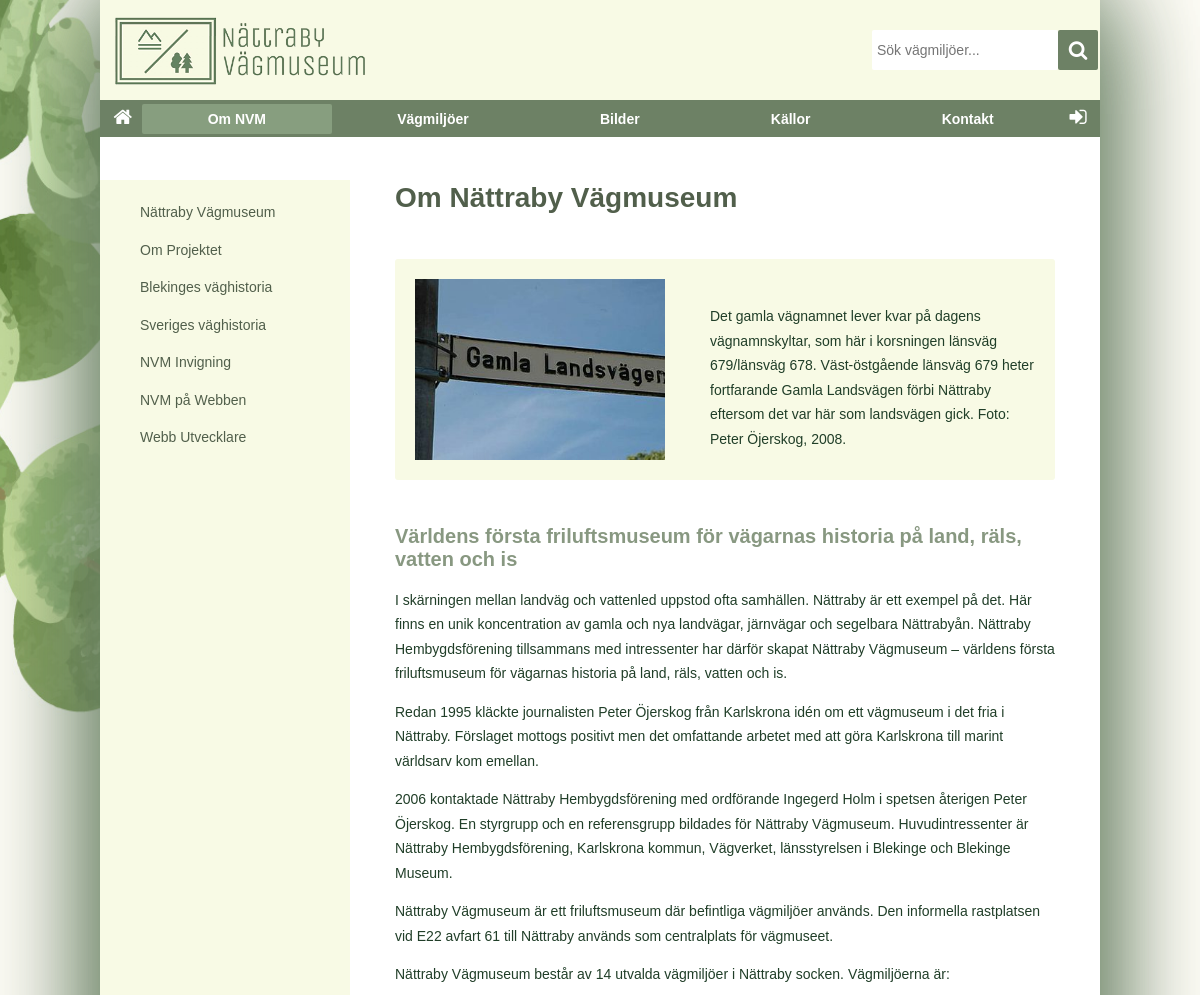
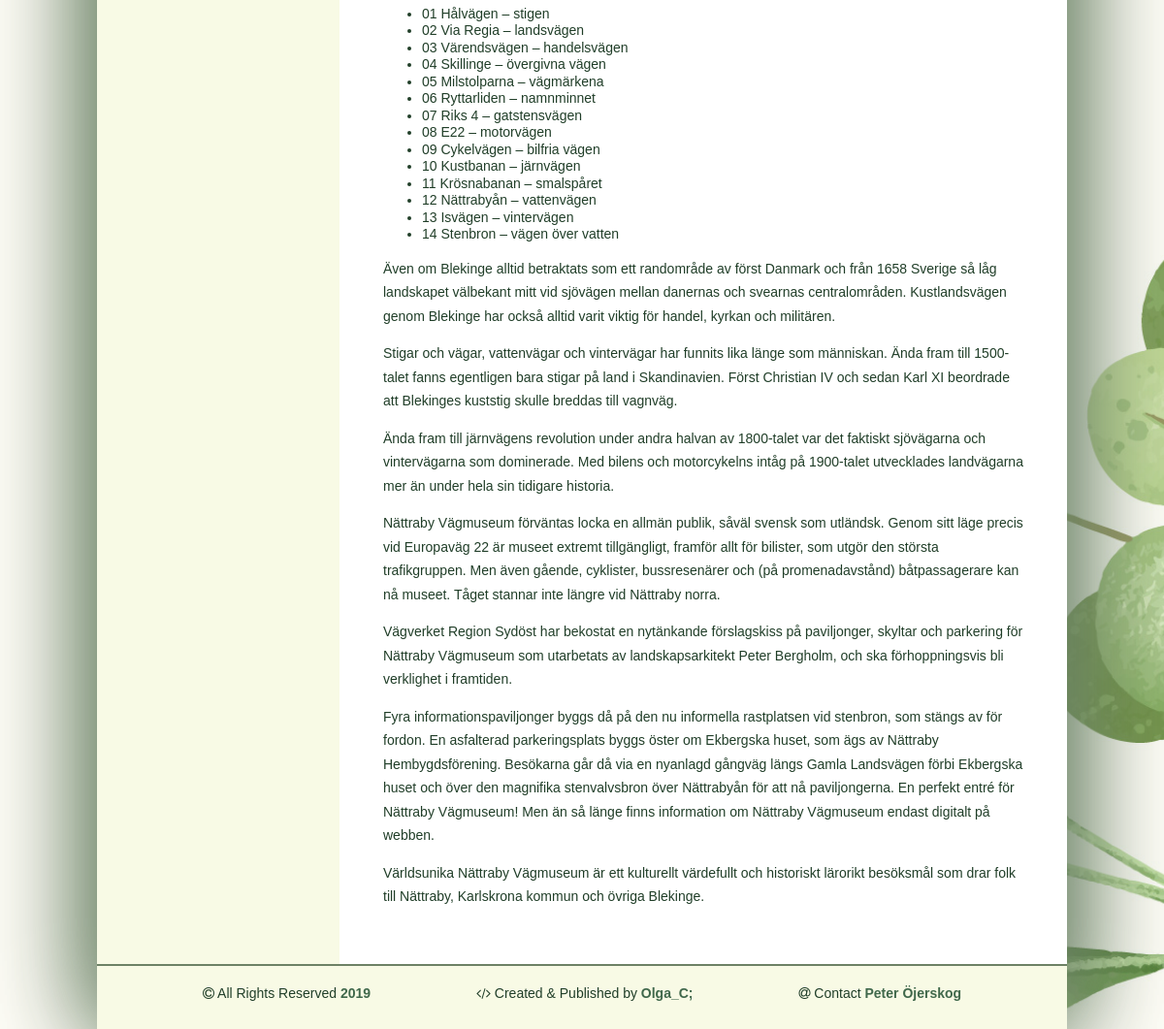
Page /about.php on the committed database (2 pictures, top to bottom).
### tables this page shows
CREATE TABLE article
(
    id INTEGER PRIMARY KEY NOT NULL,
    name TEXT UNIQUE NOT NULL,
    title TEXT NOT NULL,
    data TEXT NOT NULL,
    author TEXT NOT NULL,
    gps TEXT,
    mapImage TEXT,
    image1 TEXT,
    image1Alt TEXT,
    image1Text, TEXT,
    image2 TEXT,
    image2Alt TEXT,
    image2Text TEXT
);

### about.php (called while the page is built, shortened)
<?php
require __DIR__ . "/incl/header.php";
require __DIR__ . "/view/multipage.php";
require __DIR__ . "/incl/footer.php";

### src/functions.php (the view, shortened to what this page needs)
<?php
function getFirstImage($db, $table, $name)
{
    $sql = "SELECT image1, image1alt, image1text FROM $table WHERE name = ?";
    $stmt = $db->prepare($sql);
    $stmt->execute([$name]);
    $res = $stmt->fetch();
    return $res;
}
function getArticle($db, $table, $name)
{
    $sql = "SELECT title, data FROM $table WHERE name = ?";
    $stmt = $db->prepare($sql);
    $stmt->execute([$name]);
    $res = $stmt->fetchAll();
    return $res;
}
function renderImage($img, $imgIndex)
{
    $src = $img['image' . $imgIndex];
    $alt = $img['image' . $imgIndex . 'Alt'];
    $txt = $img['image' . $imgIndex . 'Text'];
    $html = '
        <div class="flex">
            <p class="img-wrap">
                <img src="img/250/' . $src .'" alt="' . $alt . '"/>
            </p>
            <p>' . $txt . ' </p>
        </div>
    ';
    echo <<<EOD
$html
EOD;
}

### about/index.php
<?php
$name = "nattraby-vagmuseum";
$article = getArticle($dbObj, "article", $name);
$img = getFirstImage($dbObj, "article", $name);
echo '<h1>' . $article[0]['title'] . '</h1>';
if (!is_null($img['image1'])) {
    renderImage($img, 1);
}
echo $article[0]['data'];

### css/style.css (style rules this page uses)
html { overflow-y: scroll; height: 100%; }
body { margin: 0; height: 100%; color: rgb(32, 62, 40); font-family: Verdana, Geneva, Tahoma, sans-serif; font-size: 14px; }
p { line-height: 1.75em; margin: 1em 0; }
li { line-height: 1.25em; }
h1 { font-size: 28px; font-weight: bold; color: #515f4b; margin: 1.2em 0; }
.multi h1 { margin: 0 0 1.2em; }
h2 { color: #6d8165d0; font-size: 20px; font-weight: bold; }
main img { display: block; }
main p.img-wrap { margin: 10px auto; }
div.flex { display: flex; margin: 45px 0; padding: 10px 20px; background-color: #f8fae5; border-radius: 3px; }
.flex .img-wrap img { width: 250px; }
.flex p:not(.img-wrap) { margin: 35px 0 0 45px; }

### rows in the picture
article: title "Om Nättraby Vägmuseum", image1 (picture), image1Text "Det gamla vägnamnet lever kvar på dagens vägnamnskyltar, som här i korsningen länsväg 679/länsväg 678. Väst-östgående länsväg 679 heter fortfarande Gamla Landsvägen förbi Nättraby eftersom det var här som landsvägen gick. Foto: Peter Öjerskog, 2008.", data "Världens första friluftsmuseum för vägarnas historia på land, räls, vatten och is I skärningen mellan landväg och vattenled uppstod ofta samhällen. Nättraby är ett exempel på det. Här finns en unik koncentration av gamla och nya landvägar, järnvägar och segelbara Nättrabyån. Nättraby Hembygdsförening tillsammans med intressenter har därför skapat Nättraby Vägmuseum – världens första friluftsmuseum för vägarnas historia på land, räls, vatten och is. Redan 1995 kläckte journalisten Peter Öjerskog från Karlskrona idén om ett vägmuseum i det fria i Nättraby. Förslaget mottogs positivt men det omfattande arbetet med att göra Karlskrona till marint världsarv kom emellan. 2006 kontaktade Nättraby…"

### other values in the picture
$value["nav"] "Nättraby Vägmuseum"
$value["nav"] "Om Projektet"
$value["nav"] "Blekinges väghistoria"
$value["nav"] "Sveriges väghistoria"
$value["nav"] "NVM Invigning"
$value["nav"] "NVM på Webben"
$value["nav"] "Webb Utvecklare"
